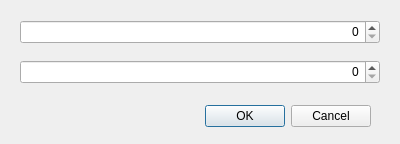
<?xml version="1.0" encoding="UTF-8"?>
<ui version="4.0">
 <class>nGetSize</class>
 <widget class="QDialog" name="nGetSize">
  <property name="geometry">
   <rect>
    <x>0</x>
    <y>0</y>
    <width>400</width>
    <height>144</height>
   </rect>
  </property>
  <property name="windowTitle">
   <string>Get size</string>
  </property>
  <property name="windowIcon">
   <iconset resource="../../../Images/Branon.qrc">
    <normaloff>:/images/selectimage.png</normaloff>:/images/selectimage.png</iconset>
  </property>
  <property name="toolTip">
   <string>Get size</string>
  </property>
  <property name="statusTip">
   <string>Get size</string>
  </property>
  <property name="whatsThis">
   <string>Get size</string>
  </property>
  <widget class="QDialogButtonBox" name="buttonBox">
   <property name="geometry">
    <rect>
     <x>30</x>
     <y>100</y>
     <width>341</width>
     <height>32</height>
    </rect>
   </property>
   <property name="orientation">
    <enum>Qt::Horizontal</enum>
   </property>
   <property name="standardButtons">
    <set>QDialogButtonBox::Cancel|QDialogButtonBox::Ok</set>
   </property>
  </widget>
  <widget class="QSpinBox" name="A">
   <property name="geometry">
    <rect>
     <x>20</x>
     <y>20</y>
     <width>360</width>
     <height>24</height>
    </rect>
   </property>
   <property name="alignment">
    <set>Qt::AlignRight|Qt::AlignTrailing|Qt::AlignVCenter</set>
   </property>
  </widget>
  <widget class="QSpinBox" name="B">
   <property name="geometry">
    <rect>
     <x>20</x>
     <y>60</y>
     <width>360</width>
     <height>24</height>
    </rect>
   </property>
   <property name="alignment">
    <set>Qt::AlignRight|Qt::AlignTrailing|Qt::AlignVCenter</set>
   </property>
  </widget>
 </widget>
 <resources>
  <include location="../../../Images/Branon.qrc"/>
 </resources>
 <connections>
  <connection>
   <sender>buttonBox</sender>
   <signal>accepted()</signal>
   <receiver>nGetSize</receiver>
   <slot>accept()</slot>
   <hints>
    <hint type="sourcelabel">
     <x>248</x>
     <y>254</y>
    </hint>
    <hint type="destinationlabel">
     <x>157</x>
     <y>274</y>
    </hint>
   </hints>
  </connection>
  <connection>
   <sender>buttonBox</sender>
   <signal>rejected()</signal>
   <receiver>nGetSize</receiver>
   <slot>reject()</slot>
   <hints>
    <hint type="sourcelabel">
     <x>316</x>
     <y>260</y>
    </hint>
    <hint type="destinationlabel">
     <x>286</x>
     <y>274</y>
    </hint>
   </hints>
  </connection>
 </connections>
</ui>
